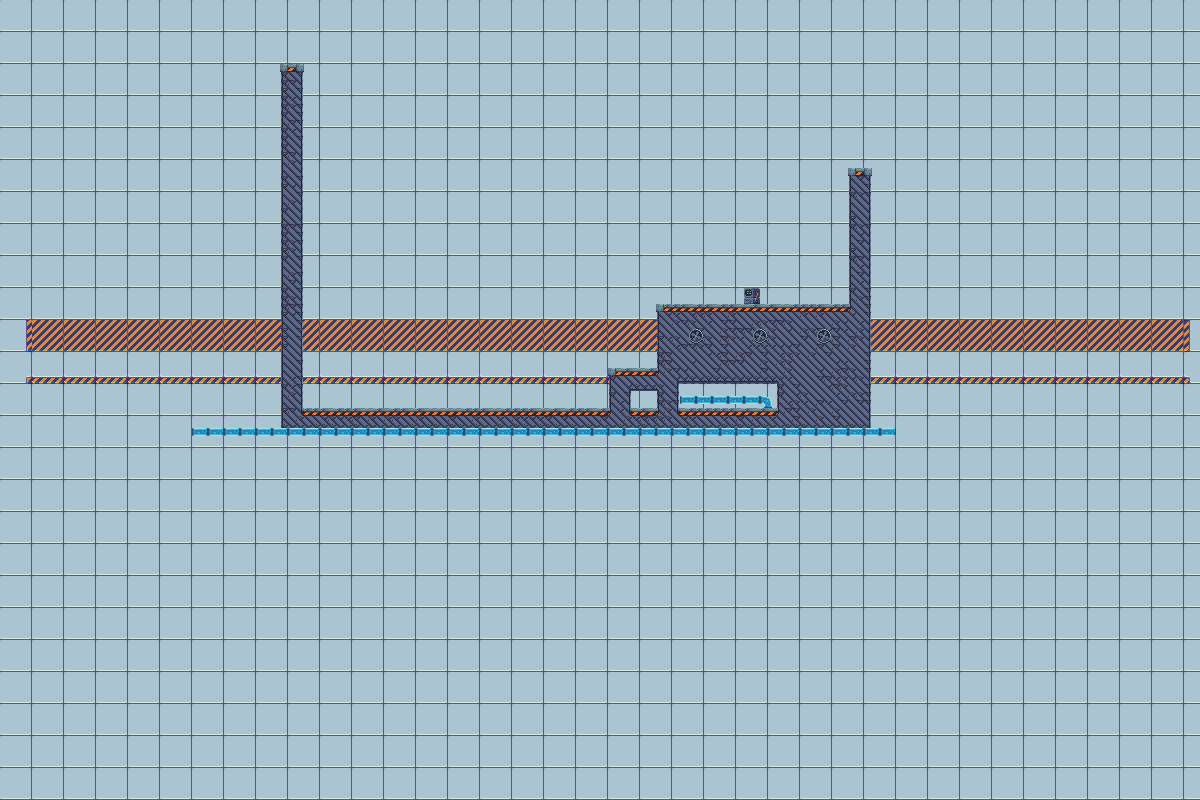

Below is a game level as drawn by its tile map, then a one-line description and the .tmx that defines it (tile-layer data replaced by summaries):
An orthogonal 150x100 tile map with 8x8 px tiles, 4 tile layers (background, midground, foreground, foreAnims), 8 tilesets and 9 objects (5x floor, next_level, death, StartPoint, normalBox).

<map version="1.2" tiledversion="1.2.0" orientation="orthogonal" renderorder="right-down" width="150" height="100" tilewidth="8" tileheight="8" infinite="0" nextlayerid="14" nextobjectid="40">
 <properties>
  <property name="background_music" value="song22.ogg" />
  <property name="testValue" type="int" value="2" />
 </properties>
 <tileset firstgid="1" name="IndustrialTileset" tilewidth="8" tileheight="8" tilecount="1296" columns="36">
  <image source="industrial-tileset.png" width="288" height="288" />
  <terraintypes>
   <terrain name="Platforms" tile="814" />
  </terraintypes>
  <tile id="458" terrain=",,,0" />
  <tile id="459" terrain=",,0,0" />
  <tile id="460" terrain=",,0,0" />
  <tile id="461" terrain=",,0," />
  <tile id="494" terrain=",0,,0" />
  <tile id="495" terrain="0,0,0,0" />
  <tile id="496" terrain="0,0,0,0" />
  <tile id="497" terrain="0,,0," />
  <tile id="528" terrain=",,,0" />
  <tile id="529" terrain=",,0,0" />
  <tile id="530" terrain=",0,0,0" />
  <tile id="531" terrain="0,0,0,0" />
  <tile id="532" terrain="0,0,0,0" />
  <tile id="533" terrain="0,,0,0" />
  <tile id="534" terrain=",,0,0" />
  <tile id="535" terrain=",,0," />
  <tile id="564" terrain=",0,,0" />
  <tile id="565" terrain="0,0,0,0" />
  <tile id="566" terrain="0,0,0,0" />
  <tile id="567" terrain="0,0,0,0" />
  <tile id="568" terrain="0,0,0,0" />
  <tile id="569" terrain="0,0,0,0" />
  <tile id="570" terrain="0,0,0,0" />
  <tile id="571" terrain="0,,0," />
  <tile id="600" terrain=",0,,0" />
  <tile id="601" terrain="0,0,0,0" />
  <tile id="602" terrain="0,0,0,0" />
  <tile id="603" terrain="0,0,0,0" />
  <tile id="604" terrain="0,0,0,0" />
  <tile id="605" terrain="0,0,0,0" />
  <tile id="606" terrain="0,0,0,0" />
  <tile id="607" terrain="0,,0," />
  <tile id="636" terrain=",0,," />
  <tile id="637" terrain="0,0,," />
  <tile id="638" terrain="0,0,,0" />
  <tile id="639" terrain="0,0,0,0" />
  <tile id="640" terrain="0,0,0,0" />
  <tile id="641" terrain="0,0,0," />
  <tile id="642" terrain="0,0,," />
  <tile id="643" terrain="0,,," />
  <tile id="674" terrain=",0,,0" />
  <tile id="675" terrain="0,0,0,0" />
  <tile id="676" terrain="0,0,0,0" />
  <tile id="677" terrain="0,,0," />
  <tile id="710" terrain=",0,," />
  <tile id="711" terrain="0,0,," />
  <tile id="712" terrain="0,0,," />
  <tile id="713" terrain="0,,," />
 </tileset>
 <tileset firstgid="1297" name="Vent" tilewidth="16" tileheight="16" tilecount="5" columns="5">
  <image source="../textures/vent/vent.png" width="80" height="16" />
  <tile id="0">
   <animation>
    <frame tileid="0" duration="100" />
    <frame tileid="1" duration="100" />
    <frame tileid="2" duration="100" />
    <frame tileid="3" duration="100" />
    <frame tileid="4" duration="100" />
   </animation>
  </tile>
 </tileset>
 <tileset firstgid="1302" name="laser-turn-off" tilewidth="16" tileheight="64" tilecount="7" columns="7">
  <image source="../textures/laser/laser-turn-off.png" width="112" height="64" />
  <tile id="6">
   <animation>
    <frame tileid="6" duration="100" />
    <frame tileid="5" duration="100" />
    <frame tileid="4" duration="100" />
    <frame tileid="3" duration="100" />
    <frame tileid="2" duration="100" />
    <frame tileid="1" duration="100" />
    <frame tileid="0" duration="100" />
   </animation>
  </tile>
 </tileset>
 <tileset firstgid="1309" name="scifitiles-sheet" tilewidth="32" tileheight="32" tilecount="84" columns="14">
  <image source="../textures/scifitiles-sheet.png" width="448" height="192" />
  <terraintypes>
   <terrain name="Grey terrain" tile="20" />
   <terrain name="Blue terrain" tile="4" />
  </terraintypes>
  <tile id="4" terrain="1,1,1,1" />
  <tile id="5" terrain="1,1,1,0" />
  <tile id="6" terrain="1,1,0,0" />
  <tile id="7" terrain="1,1,0,1" />
  <tile id="8" terrain="0,0,0,1" />
  <tile id="9" terrain="0,0,1,0" />
  <tile id="19" terrain="1,0,1,0" />
  <tile id="20" terrain="0,0,0,0" />
  <tile id="21" terrain="0,1,0,1" />
  <tile id="22" terrain="0,1,0,0" />
  <tile id="23" terrain="1,0,0,0" />
  <tile id="33" terrain="1,0,1,1" />
  <tile id="34" terrain="0,0,1,1" />
  <tile id="35" terrain="0,1,1,1" />
 </tileset>
 <tileset firstgid="1393" name="console-turn-on_left" tilewidth="16" tileheight="16" tilecount="10" columns="10">
  <image source="../textures/console/console-turn-on_left.png" width="160" height="16" />
  <tile id="0">
   <animation>
    <frame tileid="9" duration="100" />
    <frame tileid="8" duration="100" />
    <frame tileid="7" duration="100" />
    <frame tileid="6" duration="100" />
    <frame tileid="5" duration="100" />
    <frame tileid="4" duration="100" />
    <frame tileid="3" duration="100" />
    <frame tileid="2" duration="100" />
    <frame tileid="1" duration="100" />
    <frame tileid="0" duration="100" />
   </animation>
  </tile>
 </tileset>
 <tileset firstgid="1403" name="straight-pipe" tilewidth="16" tileheight="16" tilecount="8" columns="8">
  <image source="../textures/pipes/straight-pipe.png" width="128" height="16" />
  <tile id="0">
   <animation>
    <frame tileid="0" duration="100" />
    <frame tileid="1" duration="100" />
    <frame tileid="2" duration="100" />
    <frame tileid="3" duration="100" />
    <frame tileid="4" duration="100" />
    <frame tileid="5" duration="100" />
    <frame tileid="6" duration="100" />
    <frame tileid="7" duration="100" />
   </animation>
  </tile>
 </tileset>
 <tileset firstgid="1411" name="console-turn-on" tilewidth="16" tileheight="16" tilecount="10" columns="10">
  <image source="../textures/console/console-turn-on.png" width="160" height="16" />
  <tile id="0">
   <animation>
    <frame tileid="0" duration="100" />
    <frame tileid="1" duration="100" />
    <frame tileid="2" duration="100" />
    <frame tileid="3" duration="100" />
    <frame tileid="4" duration="100" />
    <frame tileid="5" duration="100" />
    <frame tileid="6" duration="100" />
    <frame tileid="7" duration="100" />
    <frame tileid="8" duration="100" />
    <frame tileid="9" duration="100" />
   </animation>
  </tile>
 </tileset>
 <tileset firstgid="1421" name="corner-pipe" tilewidth="16" tileheight="16" tilecount="7" columns="7">
  <image source="../textures/pipes/corner-pipe.png" width="112" height="16" />
  <tile id="0">
   <animation>
    <frame tileid="0" duration="100" />
    <frame tileid="1" duration="100" />
    <frame tileid="2" duration="100" />
    <frame tileid="3" duration="100" />
    <frame tileid="4" duration="100" />
    <frame tileid="5" duration="100" />
    <frame tileid="6" duration="100" />
   </animation>
  </tile>
 </tileset>
 <layer id="1" name="background" width="150" height="100">
  <properties>
   <property name="parallaxSpeed" type="float" value="0.8" />
  </properties>
  <data>[15000 cells, 950 non-empty, 7 distinct tile ids]</data>
 </layer>
 <layer id="2" name="midground" width="150" height="100">
  <properties>
   <property name="parallaxSpeed" type="float" value="0.9" />
  </properties>
  <data>[15000 cells, 0 non-empty, 0 distinct tile ids]</data>
 </layer>
 <layer id="3" name="foreground" width="150" height="100">
  <data>[15000 cells, 792 non-empty, 49 distinct tile ids]</data>
 </layer>
 <layer id="4" name="foreAnims" width="150" height="100">
  <data>[15000 cells, 3 non-empty, 1 distinct tile ids]</data>
 </layer>
 <group id="5" name="Colliders">
  <objectgroup id="6" name="Win">
   <object id="22" name="Trigger" type="next_level" x="744" y="152" width="20.5" height="137.5" />
  </objectgroup>
  <objectgroup id="7" name="Death">
   <object id="19" name="death" x="0" y="456" width="1200" height="344" />
  </objectgroup>
  <objectgroup id="8" name="Platforms" />
  <objectgroup id="9" name="Floor">
   <properties>
    <property name="testValue" type="int" value="5" />
   </properties>
   <object id="2" name="floor" x="304" y="408" width="305" height="23" />
   <object id="35" name="floor" x="608" y="368" width="48" height="63" />
   <object id="36" name="floor" x="656" y="304" width="216" height="127" />
   <object id="38" name="floor" x="280" y="64" width="24" height="367" />
   <object id="39" name="floor" x="848" y="168" width="24" height="136" />
  </objectgroup>
 </group>
 <group id="10" name="Player">
  <objectgroup id="11" name="PlayerData">
   <properties>
    <property name="testValue" type="int" value="3" />
   </properties>
   <object id="9" name="StartPoint" x="376" y="408">
    <point />
   </object>
  </objectgroup>
 </group>
 <group id="12" name="GameObjects">
  <objectgroup id="13" name="GameObjects">
   <object id="21" name="normalBox" x="584" y="391" width="16" height="16" />
  </objectgroup>
 </group>
</map>
